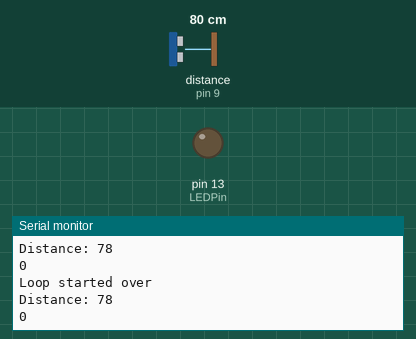
This sketch was run on a simulated Arduino Uno, built with avr-gcc and run on an emulated ATmega328P. Parts: output pins drawn as LEDs (lit = HIGH), the last lines printed to the serial monitor. Wiring (inferred from the names in the program): ultrasonic range finder: trigger pin 10; echo pin 9. The inputs (shaded band) are chosen by the test bench; at power-on: distance to the obstacle (sensor on pin 9) 80 cm. The echo pulse lasts 58.3 µs per cm; pins used as bus, display or sensor lines are not drawn.

Above: at 2.3 s.
2.4 s: distance to the obstacle (sensor on pin 9) set to 2 cm
At 3.8 s:
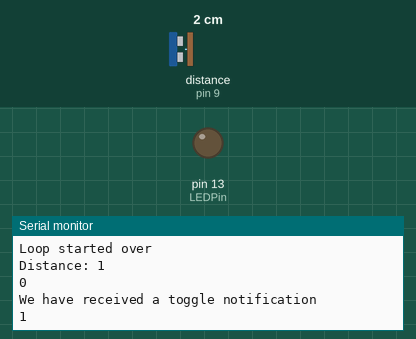
At 5.6 s:
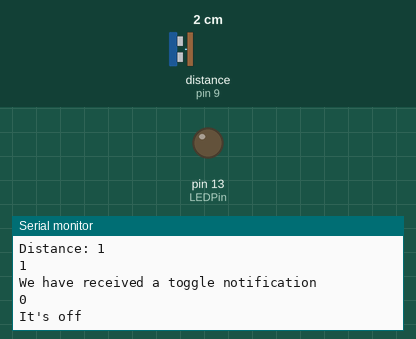
Timing chart, 0 to 7.1 s (numbered marks = the images above; inputs shaded):
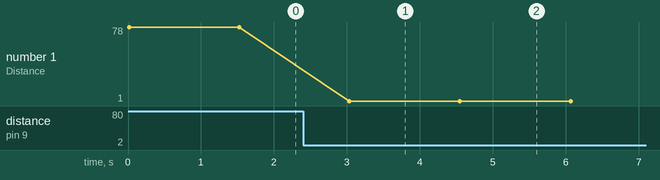

Measured:
- after the input at 2.4 s, the serial monitor: prints a new line after 0.63 s (image 1)
- plotted number 1: 78 → 1 after the input at 2.4 s

The sketch:

sketch_oct27a.ino
```cpp
#define echoPin 9
#define trigPin 10
#define LEDPin 13

// defines variables
long duration;
int distance;
int toggle;


void setup() {
  pinMode(LEDPin, OUTPUT);
  pinMode(trigPin, OUTPUT); //
  pinMode(echoPin, INPUT); //
  Serial.begin(9600); // //
  toggle = 0;
}
void loop() {
  Serial.println("Loop started over");
  delayMicroseconds(2);
  digitalWrite(trigPin, HIGH);
  delayMicroseconds(10);
  digitalWrite(trigPin, LOW);
  duration = pulseIn(echoPin, HIGH);
  distance = duration * 0.034 / 2;
  Serial.print("Distance: ");
  Serial.println(distance);
  Serial.println(toggle);
  if (distance < 20) {
    Serial.println("We have received a toggle notification");
    toggle = !toggle;
    Serial.println(toggle); // Will return a 0 and a 1 upon going under 20 cm
    if (toggle == 0) { // This is the part of the code that won't work for some damn reason
      digitalWrite(LEDPin, LOW);
      Serial.println("It's off");
    if (toggle == 1) {
      digitalWrite(LEDPin, HIGH);
      Serial.println("It's on");
    }
    } // End part of code that won't work
  }

  delay(1500);
}
```
